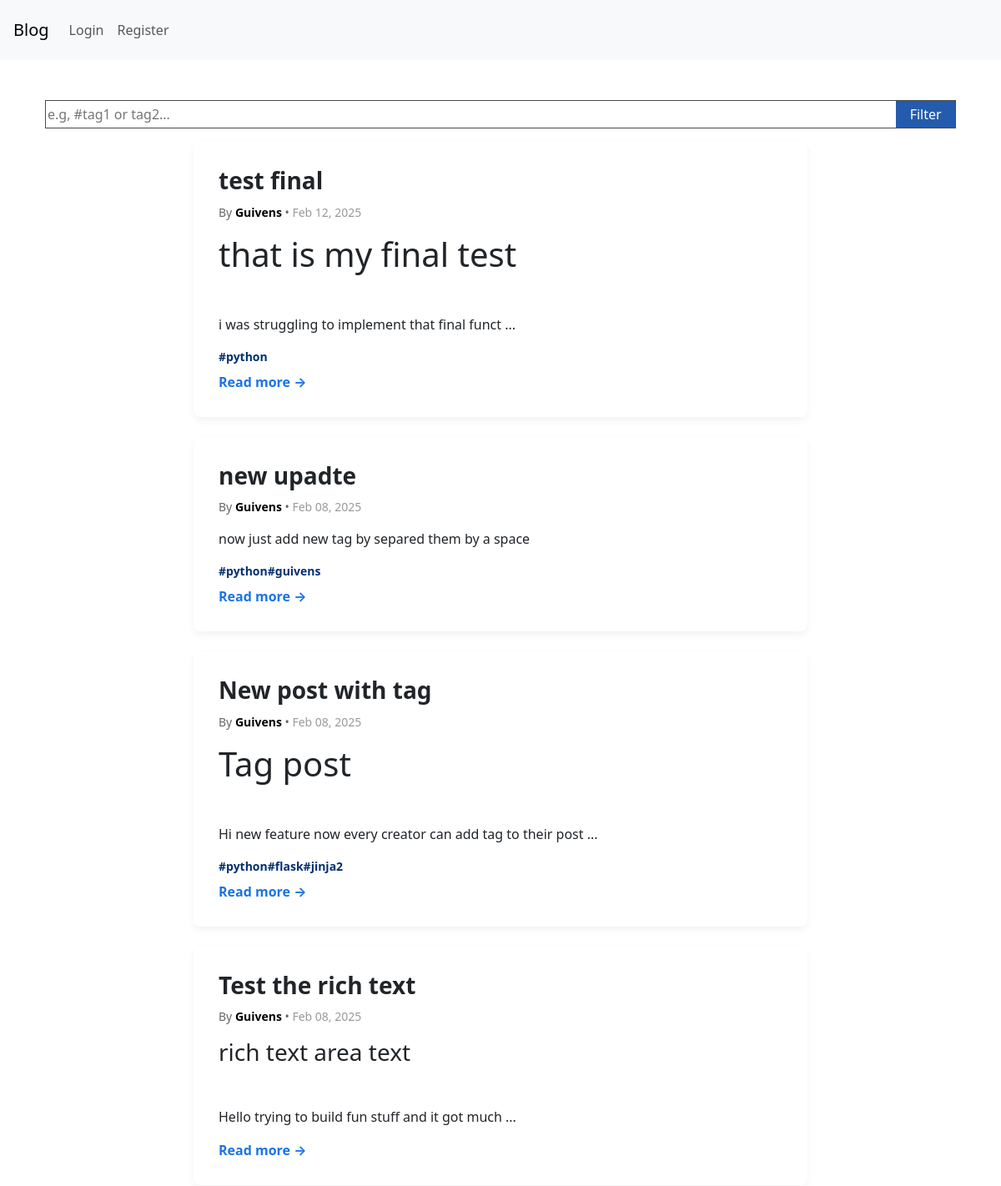
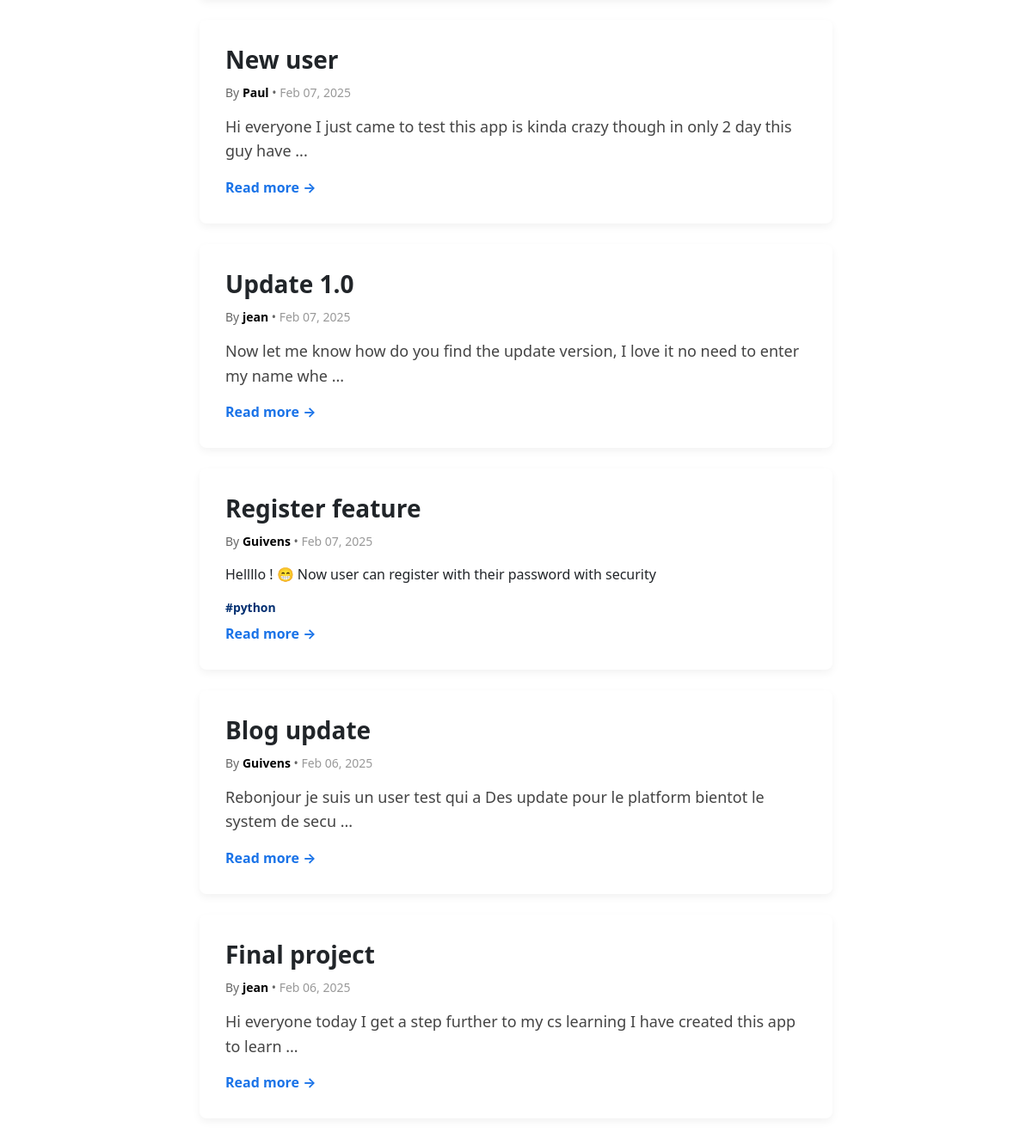
The page / on the database its author committed (2 pictures, top to bottom).
### app/models.py (models this page shows, shortened)
class Article(db.Model):
    id = db.Column(db.Integer, primary_key=True)
    title = db.Column(db.String(120), unique=True, nullable=False)
    content = db.Column(db.Text, nullable=False)
    created_at = db.Column(db.DateTime, default=datetime.utcnow)  # FIXED
    author_id = db.Column(db.Integer, db.ForeignKey('user.id'), nullable=False)  # FIXED
    tags = db.relationship('Tag', secondary=article_tag, back_populates='articles')

class User(db.Model, UserMixin):
    id = db.Column(db.Integer, primary_key=True)
    username = db.Column(db.String(80), unique=True, nullable=False)
    email = db.Column(db.String(120), unique=True, nullable=False)
    hash = db.Column(db.String(256), nullable= False)
    articles = db.relationship('Article', backref='author', lazy=True)
    profile = db.relationship('Profile', backref='user', uselist=False)

class Tag(db.Model):
    id = db.Column(db.Integer, primary_key=True)
    name = db.Column(db.String(150), nullable= False)
    articles = db.relationship('Article', secondary=article_tag, back_populates='tags')

### app/routes.py (the view)
@main_routes.route("/")
def index():
    tag = request.args.get("tags", "").strip()  # Get tags from query params
    tags = [t for t in tag.split() if t]  # Ensure no empty strings
    if not tags:  # If no valid tags, return all articles
        articles = filter_articles()
    else:
        articles = filter_articles(tags)
    return render_template("index.html", articles=articles)

### app/routes.py (called while the page is built, shortened)
def filter_articles(tags=None):
    query = Article.query.order_by(Article.created_at.desc())
    return query.all()

### app/templates/index.html (shortened to what this page needs)
{% extends 'base.html' %} {% block content %}
<div class="container mt-5">
  <form action="/" class="mb-3 filter-contenair">
    <input
      type="text"
      id="filter"
      name="tags"
      placeholder="e.g, #tag1 or tag2..."
    />
    <button type="submit">Filter</button>
  </form>
  <div class="resultContainer">
    {% if articles %}
    <div class="row">
      {% for article in articles %}
      <div class="col-md-8 offset-md-2 mb-4">
        <div class="article-card" data-id="{{ article.id | int }}">
          <h1 class="article-title">{{ article.title }}</h1>
          <p class="article-meta">
            By <span class="author">{{ article.author.username }}</span> •
            <span class="date"
              >{{ article.created_at.strftime('%b %d, %Y') }}</span
            >
          </p>
          <p class="article-content">
            {{ article.content[:90] | safe}}{% if article.content | length > 90
            %} ...{% endif %}
          </p>
          <div class="d-flex flex-wrap">
            {% for tag in article.tags %}
            <div class="tag-item tag-name mr-2 mb-2">
              <p class="mb-0 mr-2">#{{ tag.name }}</p>
            </div>
            {% endfor %}
          </div>
          <a href="/article/{{ article.id }}" class="read-more">Read more →</a>
        </div>
      </div>
      {% endfor %}
    </div>
    {% else %}
  </div>
  <div class="text-center py-5">
    <p class="no-articles">No articles have been published yet.</p>
  </div>
  {% endif %}
</div>
{% endblock %}

### app/templates/base.html (shortened to what this page needs)
<!DOCTYPE html>
<html lang="en">
<head>
  <link href="/static/css/global.css" rel="stylesheet">
   <link href="https://cdn.jsdelivr.net/npm/bootstrap@5.3.0/dist/css/bootstrap.min.css" rel="stylesheet">
    <link rel="preload" href="https://cdn.quilljs.com/1.3.6/quill.snow.css" as="style" onload="this.onload=null;this.rel='stylesheet'">
</head>
<body>
<nav class="navbar navbar-expand-md navbar-light bg-light p-3">
  <a class="navbar-brand" href="/">Blog</a>
  <div class="collapse navbar-collapse" id="navbarSupportedContent">
    <ul class="navbar-nav me-auto">
      {% if current_user.is_authenticated %}
      <li class="nav-item active">
        <a class="nav-link" href="/">Home <span class="sr-only">(current)</span></a>
      </li>
      <li class="nav-item">
        <a class="nav-link" href="/article">Write</a>
      </li>
      <li class="nav-item">
        <a class="nav-link" href="/logout">Logout</a>
      </li>
      {%else%}
            <li class="nav-item">
              <a class="nav-link" href="{{ url_for('main.login')}}">Login</a>
             </li>
            <li class="nav-item">
               <a class="nav-link" href="{{url_for('main.create_user')}}">Register</a>
             </li>
      {%endif%}
    </ul>
  </div>
</nav>
  {% block content %}
  {% endblock %}
</body>
</html>

### app/static/css/global.css (style rules this page uses)
body { font-family: 'Georgia', serif; background-color: #f9f9f9; color: #333; }
.article-card { background: white; padding: 30px; border-radius: 8px; box-shadow: 0px 4px 10px rgba(0, 0, 0, 0.05); transition: transform 0.2s ease-in-out; }
.article-title { font-size: 28px; font-weight: bold; margin-bottom: 10px; }
.article-meta { font-size: 14px; color: #666; margin-bottom: 15px; }
.author { font-weight: bold; color: #000; }
.date { color: #999; }
.article-content { font-size: 18px; line-height: 1.6; color: #444; }
.read-more { font-size: 16px; color: #1a73e8; text-decoration: none; font-weight: bold; }
.tag-name { font-size: 14px; font-weight: bold; color: #043072; margin: 0; }
.filter-contenair { display: flex; align-items: center; justify-content: center; margin: 12px; border: 1px solid rgb(75, 74, 74); }
#filter { outline: 0; border: none; width: 100%; }
button[type='submit'] { border: none; outline: none; background-color: #245bad; color: white; padding: 4px; width: 75px; }

### rows shown on the page
Article: title "test final", author.username "Guivens", created_at "Feb 12, 2025", content "that is my final test i was struggling to implement that final funct"
Tag: name "python"
Article: title "new upadte", author.username "Guivens", created_at "Feb 08, 2025", content "now just add new tag by separed them by a space"
Tag: name "guivens"
Article: title "New post with tag", author.username "Guivens", created_at "Feb 08, 2025", content "Tag post Hi new feature now every creator can add tag to their post"
Tag: name "flask"
Tag: name "jinja2"
Article: title "Test the rich text", author.username "Guivens", created_at "Feb 08, 2025", content "rich text area text Hello trying to build fun stuff and it got much"
Article: title "New user", author.username "Paul", created_at "Feb 07, 2025", content "Hi everyone I just came to test this app is kinda crazy though in only 2 day this guy have"
Article: title "Update 1.0", author.username "jean", created_at "Feb 07, 2025", content "Now let me know how do you find the update version, I love it no need to enter my name whe"
Article: title "Register feature", author.username "Guivens", created_at "Feb 07, 2025", content "Hellllo ! 😁 Now user can register with their password with security"
Article: title "Blog update", author.username "Guivens", created_at "Feb 06, 2025", content "Rebonjour je suis un user test qui a Des update pour le platform bientot le system de secu"
Article: title "Final project", author.username "jean", created_at "Feb 06, 2025", content "Hi everyone today I get a step further to my cs learning I have created this app to learn"
